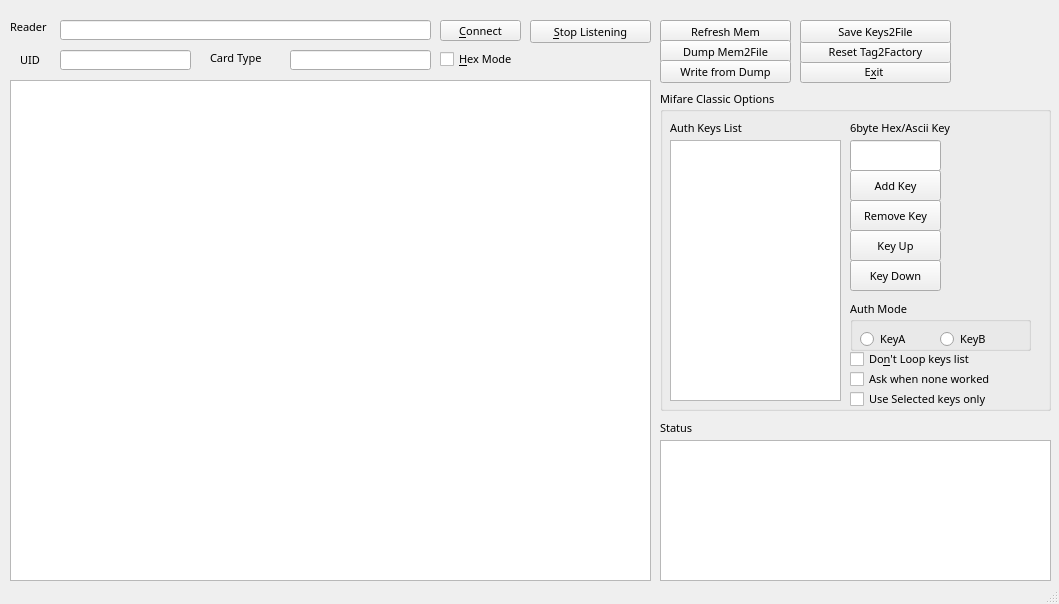
<?xml version="1.0" encoding="UTF-8"?>
<ui version="4.0">
 <class>MainWindow</class>
 <widget class="QMainWindow" name="MainWindow">
  <property name="enabled">
   <bool>true</bool>
  </property>
  <property name="geometry">
   <rect>
    <x>0</x>
    <y>0</y>
    <width>1059</width>
    <height>604</height>
   </rect>
  </property>
  <property name="sizePolicy">
   <sizepolicy hsizetype="Fixed" vsizetype="Fixed">
    <horstretch>0</horstretch>
    <verstretch>0</verstretch>
   </sizepolicy>
  </property>
  <property name="minimumSize">
   <size>
    <width>1018</width>
    <height>604</height>
   </size>
  </property>
  <property name="maximumSize">
   <size>
    <width>16777215</width>
    <height>16777215</height>
   </size>
  </property>
  <property name="font">
   <font>
    <family>Aharoni</family>
    <pointsize>8</pointsize>
    <weight>75</weight>
    <bold>true</bold>
   </font>
  </property>
  <property name="mouseTracking">
   <bool>false</bool>
  </property>
  <property name="windowTitle">
   <string>Mifare Diagnostic Tool</string>
  </property>
  <property name="autoFillBackground">
   <bool>false</bool>
  </property>
  <widget class="QWidget" name="centralwidget">
   <widget class="QLabel" name="label_Uid">
    <property name="geometry">
     <rect>
      <x>20</x>
      <y>50</y>
      <width>31</width>
      <height>20</height>
     </rect>
    </property>
    <property name="sizePolicy">
     <sizepolicy hsizetype="Fixed" vsizetype="Fixed">
      <horstretch>0</horstretch>
      <verstretch>0</verstretch>
     </sizepolicy>
    </property>
    <property name="font">
     <font>
      <family>微软雅黑</family>
      <weight>50</weight>
      <bold>false</bold>
     </font>
    </property>
    <property name="text">
     <string>UID</string>
    </property>
   </widget>
   <widget class="QLineEdit" name="lineEdit_Uid">
    <property name="enabled">
     <bool>true</bool>
    </property>
    <property name="geometry">
     <rect>
      <x>60</x>
      <y>50</y>
      <width>131</width>
      <height>20</height>
     </rect>
    </property>
    <property name="sizePolicy">
     <sizepolicy hsizetype="Fixed" vsizetype="Fixed">
      <horstretch>0</horstretch>
      <verstretch>0</verstretch>
     </sizepolicy>
    </property>
    <property name="font">
     <font>
      <family>微软雅黑</family>
      <weight>50</weight>
      <bold>false</bold>
     </font>
    </property>
    <property name="text">
     <string/>
    </property>
    <property name="readOnly">
     <bool>true</bool>
    </property>
   </widget>
   <widget class="QLineEdit" name="lineEdit_Card">
    <property name="geometry">
     <rect>
      <x>290</x>
      <y>50</y>
      <width>141</width>
      <height>20</height>
     </rect>
    </property>
    <property name="sizePolicy">
     <sizepolicy hsizetype="Fixed" vsizetype="Fixed">
      <horstretch>0</horstretch>
      <verstretch>0</verstretch>
     </sizepolicy>
    </property>
    <property name="font">
     <font>
      <family>微软雅黑</family>
      <weight>50</weight>
      <bold>false</bold>
     </font>
    </property>
    <property name="readOnly">
     <bool>true</bool>
    </property>
   </widget>
   <widget class="QLabel" name="label_Card">
    <property name="geometry">
     <rect>
      <x>210</x>
      <y>50</y>
      <width>71</width>
      <height>16</height>
     </rect>
    </property>
    <property name="sizePolicy">
     <sizepolicy hsizetype="Fixed" vsizetype="Fixed">
      <horstretch>0</horstretch>
      <verstretch>0</verstretch>
     </sizepolicy>
    </property>
    <property name="font">
     <font>
      <family>微软雅黑</family>
      <weight>50</weight>
      <bold>false</bold>
     </font>
    </property>
    <property name="text">
     <string>Card Type</string>
    </property>
   </widget>
   <widget class="QPushButton" name="pushButton_Connect">
    <property name="geometry">
     <rect>
      <x>440</x>
      <y>20</y>
      <width>81</width>
      <height>21</height>
     </rect>
    </property>
    <property name="sizePolicy">
     <sizepolicy hsizetype="Fixed" vsizetype="Fixed">
      <horstretch>0</horstretch>
      <verstretch>0</verstretch>
     </sizepolicy>
    </property>
    <property name="font">
     <font>
      <family>微软雅黑</family>
      <weight>50</weight>
      <bold>false</bold>
     </font>
    </property>
    <property name="toolTip">
     <string>Connects to the first available and supported device</string>
    </property>
    <property name="text">
     <string>&amp;Connect</string>
    </property>
   </widget>
   <widget class="QLabel" name="label_Status">
    <property name="geometry">
     <rect>
      <x>660</x>
      <y>420</y>
      <width>46</width>
      <height>16</height>
     </rect>
    </property>
    <property name="sizePolicy">
     <sizepolicy hsizetype="Fixed" vsizetype="Fixed">
      <horstretch>0</horstretch>
      <verstretch>0</verstretch>
     </sizepolicy>
    </property>
    <property name="font">
     <font>
      <family>微软雅黑</family>
      <weight>50</weight>
      <bold>false</bold>
     </font>
    </property>
    <property name="text">
     <string>Status</string>
    </property>
   </widget>
   <widget class="QLabel" name="label_Reader">
    <property name="geometry">
     <rect>
      <x>10</x>
      <y>20</y>
      <width>46</width>
      <height>13</height>
     </rect>
    </property>
    <property name="sizePolicy">
     <sizepolicy hsizetype="Fixed" vsizetype="Fixed">
      <horstretch>0</horstretch>
      <verstretch>0</verstretch>
     </sizepolicy>
    </property>
    <property name="minimumSize">
     <size>
      <width>46</width>
      <height>13</height>
     </size>
    </property>
    <property name="font">
     <font>
      <family>微软雅黑</family>
      <weight>50</weight>
      <bold>false</bold>
     </font>
    </property>
    <property name="text">
     <string>Reader</string>
    </property>
   </widget>
   <widget class="QLineEdit" name="lineEdit_Reader">
    <property name="geometry">
     <rect>
      <x>60</x>
      <y>20</y>
      <width>371</width>
      <height>20</height>
     </rect>
    </property>
    <property name="sizePolicy">
     <sizepolicy hsizetype="Fixed" vsizetype="Fixed">
      <horstretch>0</horstretch>
      <verstretch>0</verstretch>
     </sizepolicy>
    </property>
    <property name="minimumSize">
     <size>
      <width>371</width>
      <height>20</height>
     </size>
    </property>
    <property name="font">
     <font>
      <family>微软雅黑</family>
      <weight>50</weight>
      <bold>false</bold>
     </font>
    </property>
    <property name="readOnly">
     <bool>true</bool>
    </property>
   </widget>
   <widget class="QTableWidget" name="tableWidget_Memory">
    <property name="geometry">
     <rect>
      <x>10</x>
      <y>80</y>
      <width>641</width>
      <height>501</height>
     </rect>
    </property>
    <property name="sizePolicy">
     <sizepolicy hsizetype="Fixed" vsizetype="Fixed">
      <horstretch>0</horstretch>
      <verstretch>0</verstretch>
     </sizepolicy>
    </property>
    <property name="font">
     <font>
      <family>微软雅黑</family>
      <weight>50</weight>
      <bold>false</bold>
     </font>
    </property>
    <property name="editTriggers">
     <set>QAbstractItemView::NoEditTriggers</set>
    </property>
    <attribute name="horizontalHeaderDefaultSectionSize">
     <number>100</number>
    </attribute>
    <attribute name="verticalHeaderVisible">
     <bool>false</bool>
    </attribute>
    <attribute name="verticalHeaderDefaultSectionSize">
     <number>18</number>
    </attribute>
   </widget>
   <widget class="QGroupBox" name="groupBox_ClassicCommands">
    <property name="geometry">
     <rect>
      <x>660</x>
      <y>90</y>
      <width>391</width>
      <height>321</height>
     </rect>
    </property>
    <property name="sizePolicy">
     <sizepolicy hsizetype="Fixed" vsizetype="Fixed">
      <horstretch>0</horstretch>
      <verstretch>0</verstretch>
     </sizepolicy>
    </property>
    <property name="font">
     <font>
      <family>微软雅黑</family>
      <weight>50</weight>
      <bold>false</bold>
     </font>
    </property>
    <property name="title">
     <string>Mifare Classic Options</string>
    </property>
    <widget class="QPushButton" name="pushButton_AddKey">
     <property name="geometry">
      <rect>
       <x>190</x>
       <y>80</y>
       <width>91</width>
       <height>31</height>
      </rect>
     </property>
     <property name="sizePolicy">
      <sizepolicy hsizetype="Fixed" vsizetype="Fixed">
       <horstretch>0</horstretch>
       <verstretch>0</verstretch>
      </sizepolicy>
     </property>
     <property name="minimumSize">
      <size>
       <width>0</width>
       <height>0</height>
      </size>
     </property>
     <property name="maximumSize">
      <size>
       <width>16777215</width>
       <height>16777215</height>
      </size>
     </property>
     <property name="font">
      <font>
       <family>微软雅黑</family>
       <weight>50</weight>
       <bold>false</bold>
      </font>
     </property>
     <property name="toolTip">
      <string>add key to  list</string>
     </property>
     <property name="text">
      <string>Add Key</string>
     </property>
    </widget>
    <widget class="QPushButton" name="pushButton_RemKey">
     <property name="geometry">
      <rect>
       <x>190</x>
       <y>110</y>
       <width>91</width>
       <height>31</height>
      </rect>
     </property>
     <property name="sizePolicy">
      <sizepolicy hsizetype="Fixed" vsizetype="Fixed">
       <horstretch>0</horstretch>
       <verstretch>0</verstretch>
      </sizepolicy>
     </property>
     <property name="font">
      <font>
       <family>微软雅黑</family>
       <weight>50</weight>
       <bold>false</bold>
      </font>
     </property>
     <property name="toolTip">
      <string>Removes key from list</string>
     </property>
     <property name="text">
      <string>Remove Key</string>
     </property>
    </widget>
    <widget class="QGroupBox" name="groupBox_Authentication">
     <property name="geometry">
      <rect>
       <x>190</x>
       <y>210</y>
       <width>181</width>
       <height>51</height>
      </rect>
     </property>
     <property name="sizePolicy">
      <sizepolicy hsizetype="Fixed" vsizetype="Fixed">
       <horstretch>0</horstretch>
       <verstretch>0</verstretch>
      </sizepolicy>
     </property>
     <property name="font">
      <font>
       <family>微软雅黑</family>
       <weight>50</weight>
       <bold>false</bold>
      </font>
     </property>
     <property name="title">
      <string>Auth Mode</string>
     </property>
     <widget class="QRadioButton" name="radioButton_UseKeyB">
      <property name="geometry">
       <rect>
        <x>90</x>
        <y>30</y>
        <width>71</width>
        <height>18</height>
       </rect>
      </property>
      <property name="sizePolicy">
       <sizepolicy hsizetype="Fixed" vsizetype="Fixed">
        <horstretch>0</horstretch>
        <verstretch>0</verstretch>
       </sizepolicy>
      </property>
      <property name="font">
       <font>
        <family>微软雅黑</family>
        <weight>50</weight>
        <bold>false</bold>
       </font>
      </property>
      <property name="text">
       <string>KeyB</string>
      </property>
     </widget>
     <widget class="QRadioButton" name="radioButton_UseKeyA">
      <property name="geometry">
       <rect>
        <x>10</x>
        <y>30</y>
        <width>71</width>
        <height>18</height>
       </rect>
      </property>
      <property name="sizePolicy">
       <sizepolicy hsizetype="Fixed" vsizetype="Fixed">
        <horstretch>0</horstretch>
        <verstretch>0</verstretch>
       </sizepolicy>
      </property>
      <property name="font">
       <font>
        <family>微软雅黑</family>
        <weight>50</weight>
        <bold>false</bold>
       </font>
      </property>
      <property name="text">
       <string>KeyA</string>
      </property>
     </widget>
    </widget>
    <widget class="QLabel" name="label_Auth">
     <property name="geometry">
      <rect>
       <x>10</x>
       <y>30</y>
       <width>131</width>
       <height>16</height>
      </rect>
     </property>
     <property name="sizePolicy">
      <sizepolicy hsizetype="Fixed" vsizetype="Fixed">
       <horstretch>0</horstretch>
       <verstretch>0</verstretch>
      </sizepolicy>
     </property>
     <property name="font">
      <font>
       <family>微软雅黑</family>
       <weight>50</weight>
       <bold>false</bold>
      </font>
     </property>
     <property name="text">
      <string>Auth Keys List</string>
     </property>
    </widget>
    <widget class="QLineEdit" name="lineEdit_AddKey">
     <property name="geometry">
      <rect>
       <x>190</x>
       <y>50</y>
       <width>91</width>
       <height>31</height>
      </rect>
     </property>
     <property name="sizePolicy">
      <sizepolicy hsizetype="Fixed" vsizetype="Fixed">
       <horstretch>0</horstretch>
       <verstretch>0</verstretch>
      </sizepolicy>
     </property>
     <property name="font">
      <font>
       <family>微软雅黑</family>
       <weight>50</weight>
       <bold>false</bold>
      </font>
     </property>
     <property name="text">
      <string/>
     </property>
     <property name="maxLength">
      <number>12</number>
     </property>
    </widget>
    <widget class="QLabel" name="label_AuthKey">
     <property name="geometry">
      <rect>
       <x>190</x>
       <y>30</y>
       <width>171</width>
       <height>16</height>
      </rect>
     </property>
     <property name="sizePolicy">
      <sizepolicy hsizetype="Fixed" vsizetype="Fixed">
       <horstretch>0</horstretch>
       <verstretch>0</verstretch>
      </sizepolicy>
     </property>
     <property name="font">
      <font>
       <family>微软雅黑</family>
       <weight>50</weight>
       <bold>false</bold>
      </font>
     </property>
     <property name="text">
      <string>6byte Hex/Ascii Key</string>
     </property>
    </widget>
    <widget class="QListWidget" name="listWidget_keys">
     <property name="geometry">
      <rect>
       <x>10</x>
       <y>50</y>
       <width>171</width>
       <height>261</height>
      </rect>
     </property>
     <property name="sizePolicy">
      <sizepolicy hsizetype="Fixed" vsizetype="Fixed">
       <horstretch>0</horstretch>
       <verstretch>0</verstretch>
      </sizepolicy>
     </property>
     <property name="font">
      <font>
       <family>微软雅黑</family>
       <weight>50</weight>
       <bold>false</bold>
      </font>
     </property>
     <property name="selectionMode">
      <enum>QAbstractItemView::ExtendedSelection</enum>
     </property>
     <property name="selectionBehavior">
      <enum>QAbstractItemView::SelectItems</enum>
     </property>
    </widget>
    <widget class="QPushButton" name="pushButton_moveUp">
     <property name="geometry">
      <rect>
       <x>190</x>
       <y>140</y>
       <width>91</width>
       <height>31</height>
      </rect>
     </property>
     <property name="sizePolicy">
      <sizepolicy hsizetype="Fixed" vsizetype="Fixed">
       <horstretch>0</horstretch>
       <verstretch>0</verstretch>
      </sizepolicy>
     </property>
     <property name="font">
      <font>
       <family>微软雅黑</family>
       <weight>50</weight>
       <bold>false</bold>
      </font>
     </property>
     <property name="text">
      <string>Key Up</string>
     </property>
    </widget>
    <widget class="QPushButton" name="pushButton_moveDown">
     <property name="geometry">
      <rect>
       <x>190</x>
       <y>170</y>
       <width>91</width>
       <height>31</height>
      </rect>
     </property>
     <property name="sizePolicy">
      <sizepolicy hsizetype="Fixed" vsizetype="Fixed">
       <horstretch>0</horstretch>
       <verstretch>0</verstretch>
      </sizepolicy>
     </property>
     <property name="font">
      <font>
       <family>微软雅黑</family>
       <weight>50</weight>
       <bold>false</bold>
      </font>
     </property>
     <property name="text">
      <string>Key Down</string>
     </property>
    </widget>
    <widget class="QCheckBox" name="checkBox_loop">
     <property name="geometry">
      <rect>
       <x>190</x>
       <y>260</y>
       <width>191</width>
       <height>18</height>
      </rect>
     </property>
     <property name="sizePolicy">
      <sizepolicy hsizetype="Fixed" vsizetype="Fixed">
       <horstretch>0</horstretch>
       <verstretch>0</verstretch>
      </sizepolicy>
     </property>
     <property name="font">
      <font>
       <family>微软雅黑</family>
       <weight>50</weight>
       <bold>false</bold>
      </font>
     </property>
     <property name="text">
      <string>Do&amp;n't Loop keys list</string>
     </property>
    </widget>
    <widget class="QCheckBox" name="checkBox_ask">
     <property name="geometry">
      <rect>
       <x>190</x>
       <y>280</y>
       <width>191</width>
       <height>18</height>
      </rect>
     </property>
     <property name="sizePolicy">
      <sizepolicy hsizetype="Fixed" vsizetype="Fixed">
       <horstretch>0</horstretch>
       <verstretch>0</verstretch>
      </sizepolicy>
     </property>
     <property name="font">
      <font>
       <family>微软雅黑</family>
       <weight>50</weight>
       <bold>false</bold>
      </font>
     </property>
     <property name="text">
      <string>Ask when none worked</string>
     </property>
    </widget>
    <widget class="QCheckBox" name="checkBox_UseSelectedKeys">
     <property name="geometry">
      <rect>
       <x>190</x>
       <y>300</y>
       <width>201</width>
       <height>18</height>
      </rect>
     </property>
     <property name="sizePolicy">
      <sizepolicy hsizetype="Fixed" vsizetype="Fixed">
       <horstretch>0</horstretch>
       <verstretch>0</verstretch>
      </sizepolicy>
     </property>
     <property name="font">
      <font>
       <family>微软雅黑</family>
       <weight>50</weight>
       <bold>false</bold>
      </font>
     </property>
     <property name="text">
      <string>Use Selected keys only</string>
     </property>
    </widget>
   </widget>
   <widget class="QCheckBox" name="checkBox">
    <property name="geometry">
     <rect>
      <x>440</x>
      <y>50</y>
      <width>101</width>
      <height>18</height>
     </rect>
    </property>
    <property name="sizePolicy">
     <sizepolicy hsizetype="Fixed" vsizetype="Fixed">
      <horstretch>0</horstretch>
      <verstretch>0</verstretch>
     </sizepolicy>
    </property>
    <property name="font">
     <font>
      <family>微软雅黑</family>
      <weight>50</weight>
      <bold>false</bold>
     </font>
    </property>
    <property name="text">
     <string>&amp;Hex Mode</string>
    </property>
   </widget>
   <widget class="QPushButton" name="pushButton">
    <property name="geometry">
     <rect>
      <x>800</x>
      <y>60</y>
      <width>151</width>
      <height>23</height>
     </rect>
    </property>
    <property name="sizePolicy">
     <sizepolicy hsizetype="Fixed" vsizetype="Fixed">
      <horstretch>0</horstretch>
      <verstretch>0</verstretch>
     </sizepolicy>
    </property>
    <property name="font">
     <font>
      <family>微软雅黑</family>
      <weight>50</weight>
      <bold>false</bold>
     </font>
    </property>
    <property name="text">
     <string>E&amp;xit </string>
    </property>
   </widget>
   <widget class="QTextEdit" name="textEdit_status">
    <property name="geometry">
     <rect>
      <x>660</x>
      <y>440</y>
      <width>391</width>
      <height>141</height>
     </rect>
    </property>
    <property name="sizePolicy">
     <sizepolicy hsizetype="Fixed" vsizetype="Fixed">
      <horstretch>0</horstretch>
      <verstretch>0</verstretch>
     </sizepolicy>
    </property>
    <property name="font">
     <font>
      <family>微软雅黑</family>
      <weight>50</weight>
      <bold>false</bold>
     </font>
    </property>
    <property name="horizontalScrollBarPolicy">
     <enum>Qt::ScrollBarAsNeeded</enum>
    </property>
    <property name="lineWrapMode">
     <enum>QTextEdit::NoWrap</enum>
    </property>
   </widget>
   <widget class="QPushButton" name="pushButton_ClearMemory">
    <property name="enabled">
     <bool>true</bool>
    </property>
    <property name="geometry">
     <rect>
      <x>800</x>
      <y>40</y>
      <width>151</width>
      <height>23</height>
     </rect>
    </property>
    <property name="sizePolicy">
     <sizepolicy hsizetype="Fixed" vsizetype="Fixed">
      <horstretch>0</horstretch>
      <verstretch>0</verstretch>
     </sizepolicy>
    </property>
    <property name="minimumSize">
     <size>
      <width>151</width>
      <height>23</height>
     </size>
    </property>
    <property name="maximumSize">
     <size>
      <width>151</width>
      <height>23</height>
     </size>
    </property>
    <property name="font">
     <font>
      <family>微软雅黑</family>
      <weight>50</weight>
      <bold>false</bold>
     </font>
    </property>
    <property name="toolTip">
     <string>Resets Memory to Factory Values, Trailers will be set to transport configuration 000000000000 and FFFFFFFFFFFF</string>
    </property>
    <property name="text">
     <string>Reset Tag2Factory</string>
    </property>
   </widget>
   <widget class="QPushButton" name="pushButton_RefreshMem">
    <property name="geometry">
     <rect>
      <x>660</x>
      <y>20</y>
      <width>131</width>
      <height>23</height>
     </rect>
    </property>
    <property name="sizePolicy">
     <sizepolicy hsizetype="Fixed" vsizetype="Fixed">
      <horstretch>0</horstretch>
      <verstretch>0</verstretch>
     </sizepolicy>
    </property>
    <property name="font">
     <font>
      <family>微软雅黑</family>
      <weight>50</weight>
      <bold>false</bold>
     </font>
    </property>
    <property name="toolTip">
     <string>Refresh Tag Memory</string>
    </property>
    <property name="text">
     <string>Refresh Mem</string>
    </property>
   </widget>
   <widget class="QPushButton" name="pushButton_DumpMemory">
    <property name="geometry">
     <rect>
      <x>660</x>
      <y>40</y>
      <width>131</width>
      <height>23</height>
     </rect>
    </property>
    <property name="sizePolicy">
     <sizepolicy hsizetype="Fixed" vsizetype="Fixed">
      <horstretch>0</horstretch>
      <verstretch>0</verstretch>
     </sizepolicy>
    </property>
    <property name="font">
     <font>
      <family>微软雅黑</family>
      <weight>50</weight>
      <bold>false</bold>
     </font>
    </property>
    <property name="toolTip">
     <string>Dumps Tag Memory to file</string>
    </property>
    <property name="text">
     <string>Dump Mem2File</string>
    </property>
   </widget>
   <widget class="QPushButton" name="pushButton_WriteFrmDump">
    <property name="geometry">
     <rect>
      <x>660</x>
      <y>60</y>
      <width>131</width>
      <height>23</height>
     </rect>
    </property>
    <property name="sizePolicy">
     <sizepolicy hsizetype="Fixed" vsizetype="Fixed">
      <horstretch>0</horstretch>
      <verstretch>0</verstretch>
     </sizepolicy>
    </property>
    <property name="font">
     <font>
      <family>微软雅黑</family>
      <weight>50</weight>
      <bold>false</bold>
     </font>
    </property>
    <property name="toolTip">
     <string>Writes memory From Dump File</string>
    </property>
    <property name="text">
     <string>Write from Dump</string>
    </property>
   </widget>
   <widget class="QPushButton" name="pushButton_StopListening">
    <property name="geometry">
     <rect>
      <x>530</x>
      <y>20</y>
      <width>121</width>
      <height>23</height>
     </rect>
    </property>
    <property name="sizePolicy">
     <sizepolicy hsizetype="Fixed" vsizetype="Fixed">
      <horstretch>0</horstretch>
      <verstretch>0</verstretch>
     </sizepolicy>
    </property>
    <property name="font">
     <font>
      <family>微软雅黑</family>
      <weight>50</weight>
      <bold>false</bold>
     </font>
    </property>
    <property name="text">
     <string>&amp;Stop Listening</string>
    </property>
   </widget>
   <widget class="QPushButton" name="pushButton_2">
    <property name="geometry">
     <rect>
      <x>800</x>
      <y>20</y>
      <width>151</width>
      <height>23</height>
     </rect>
    </property>
    <property name="sizePolicy">
     <sizepolicy hsizetype="Fixed" vsizetype="Fixed">
      <horstretch>0</horstretch>
      <verstretch>0</verstretch>
     </sizepolicy>
    </property>
    <property name="font">
     <font>
      <family>微软雅黑</family>
      <weight>50</weight>
      <bold>false</bold>
     </font>
    </property>
    <property name="text">
     <string>Save Keys2File</string>
    </property>
   </widget>
  </widget>
  <widget class="QStatusBar" name="statusbar"/>
 </widget>
 <resources/>
 <connections/>
</ui>
